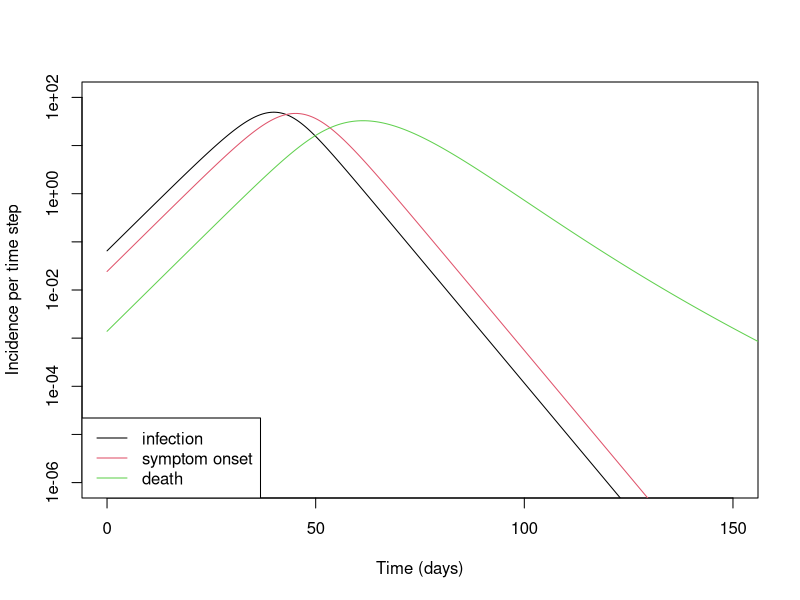
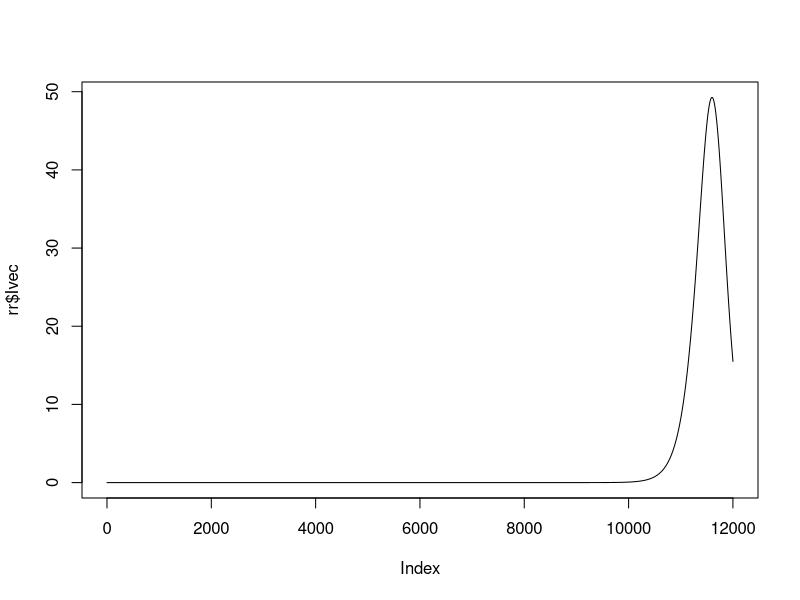

Write R code to recreate these figures, in order.
renewal_det <- function(R0=2.5,
                        N=40000,
                        S0=40000-10,
                        dt=0.025,
                        incfun=function(x) dlnorm(x, meanlog=1.62, sdlog=0.42),
                        deathfun=function(x) dlnorm(x, meanlog=2.84, sdlog=0.43),
                        genfun=function(x) dlnorm(x, meanlog=1.54, sdlog=0.37),
                        I0=10,
                        tmax=800,
                        genmax=10000) {
  inc <- incfun(0:genmax*dt+dt)
  inc <- inc/sum(inc)
  dd <- deathfun(0:genmax*dt+dt)
  dd <- dd/sum(dd)
  gen <- genfun(0:genmax*dt+dt)
  gen <- gen/sum(gen)
  tvec <- seq(0, tmax, by=dt)
  Ivec <- rep(0, tmax/dt)
  
  r <- optim(0.19, function(x) (1/sum(exp(-x*(0:genmax*dt+dt)) * gen)-R0)^2,
        lower=0.1,
        upper=0.3,
        method="Brent")[[1]]
  
  ## r=0.1904075 for R0=2.5
  Ivec[1:(2*genmax)] <- exp(r*1:(2*genmax)*dt)
  Ivec[1:(2*genmax)] <- I0*Ivec[1:(2*genmax)]/sum(Ivec[1:(2*genmax)])
  Svec <- rep(0, tmax/dt)
  Svec[1:(2*genmax)] <- N - cumsum(Ivec)[1:(2*genmax)]
  
  for (i in (genmax+1):length(tvec)) {
    Ivec[i] <- Svec[i-1] * R0 * sum(Ivec[max(1, i-genmax):(i-1)] * gen[min(i, genmax+1):2])/N
    Svec[i] <- Svec[i-1] - Ivec[i]
  }
  
  symptomatic <- sapply((genmax+1):(length(Ivec)), function(x) sum(Ivec[x:(x-genmax)]*inc))
  death <- sapply((genmax+1):(length(symptomatic)), function(x) sum(symptomatic[x:(x-genmax)]*dd))
  
  plot(head(tvec, -2*genmax), tail(Ivec, -2*genmax), type="l", log="y", xlim=c(0, 150), ylim=c(1e-6, 1e2),
       xlab="Time (days)", ylab=c("Incidence per time step"))
  lines(head(tvec, -2*genmax), tail(symptomatic, -genmax), col=2)
  lines(head(tvec, -2*genmax), death, col=3)
  legend(
    "bottomleft",
    legend=c("infection", "symptom onset", "death"),
    col=c(1, 2, 3),
    lty=1
  )
  
  list(
    tvec=head(tvec, -2*genmax),
    cI=tail(head(cumsum(Ivec), -genmax), -genmax),
    Ivec=tail(head(Ivec, -genmax), -genmax),
    Svec=tail(head(Svec, -genmax), -genmax),
    gen=gen,
    R0=R0,
    r=r
  )
}

rr <- renewal_det()

plot(rr$Ivec, type="l")


